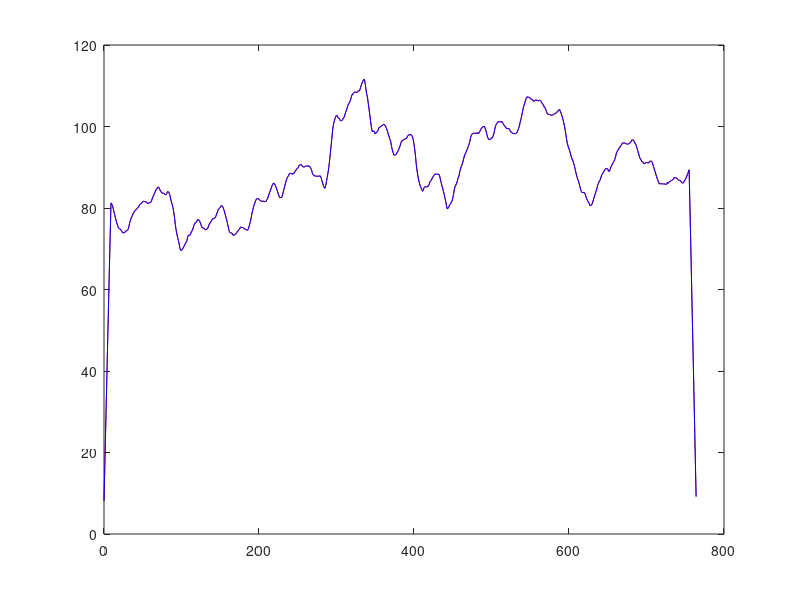

The MATLAB script that drew this image:
load('Week3_CaseStudy_Data.mat');
N = 10;
n = 0:N-1;
h1 = zeros(1,N);
for i = 1:1:N,
    h1(i) = 1/N;
end
h1 = h1'; %SMA Filter

y1 = conv(h1,x);

s1 = filter(h1,1,[x; zeros(length(h1)-1,1)]); 
%zero padding because the length of its output equals the length of its input
t = 0:length(y1)-1;
plot(t,y1,'-r');
hold on
plot(t,s1,'-b');
d = norm(y1,2)-norm(s1,2);